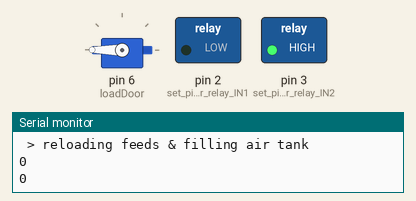
A sketch run on a simulated Arduino Uno, built with avr-gcc and run on an emulated ATmega328P. Shown: servo, switched loads named in the sketch (green lamp = pin HIGH), the last lines printed to the serial monitor.

Above: at 1.6 s.
At 26.6 s:
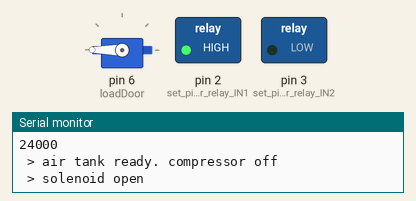
At 29.6 s:
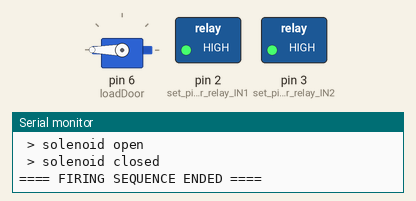
Timing chart, 0 to 31.1 s (numbered marks = the images above):
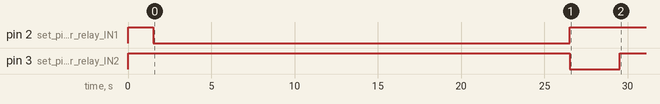

The sketch:

singleshot.ino
```cpp
#include <Servo.h>
#include <SoftwareSerial.h>
#include <String.h>

SoftwareSerial sim900a(4, 5);
Servo loadDoor;
String serverNo = "+639484240042";  // test number
//String serverNo = "+639486479289"; // server number
unsigned long timer = 0;
bool loaderOn = false;
bool compOn = false;
int pos = 180;

void setup() {
  Serial.begin(9600); // set Serial baud rate
  pinMode(2, OUTPUT); // set pin for relay IN1
  pinMode(3, OUTPUT); // set pin for relay IN2
  digitalWrite(2,HIGH);
  digitalWrite(3,HIGH);
  loadDoor.attach(6); // attach loader servo to pin 6
  loadDoor.write(pos);
  Serial.println("  pins set\n  loader door set to closed");
  Serial.println("  setup complete\n==================");
  delay(500);
  sequence();
}

void loop() {

}

void sequence() {
  Serial.println("=== FIRING SEQUENCE STARTED ===");
  delay(1000);
  timer = millis();
  prep();                             // load feeds and fill air tank
  digitalWrite(3,LOW);                // solenoid valve opens to fire
  Serial.println(" > solenoid open");
  delay(3000);                        // wait 3s to make sure all air is expelled
  digitalWrite(3,HIGH);               // solenoid valve closes again
  Serial.println(" > solenoid closed\n==== FIRING SEQUENCE ENDED ====\n");
}

void prep() {
  Serial.println(" > reloading feeds & filling air tank");
  loaderOn = true;        // set loader flag to true
  compOn = true;          // set compressor flag to true

  /*for (pos;pos>130;pos--){
    loadDoor.write(pos);
  }*/
  digitalWrite(2,LOW);  // turn on compressor for 25s; 60psi
  /*while (millis() - timer < 2500){
    //Serial.print("wiggle ");
    for (pos;pos<160;pos++){
      loadDoor.write(pos);
    }
    delay(100);
    for (pos;pos>130;pos--){
      loadDoor.write(pos);
    }
    delay(100);
  }
  for (pos;pos<180;pos++){
    loadDoor.write(pos);
  }*/

  while (millis() - timer < 25000) { // change 2000 back to 25000
    if ((millis() - timer)%1000 == 0){
      Serial.println(millis() - timer);
      //Serial.println("\n");
    }
  }
  digitalWrite(2,HIGH); // turn off compressor at 25s
  compOn = false;       // set compressor flag to false
  Serial.println(" > air tank ready. compressor off");
}
```
